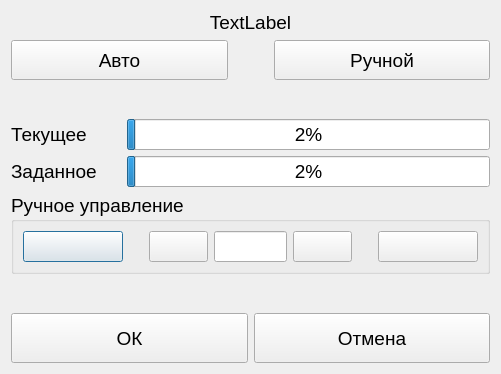
<?xml version="1.0" encoding="UTF-8"?>
<ui version="4.0">
 <class>ConfigValveDialog</class>
 <widget class="QDialog" name="ConfigValveDialog">
  <property name="geometry">
   <rect>
    <x>0</x>
    <y>0</y>
    <width>501</width>
    <height>374</height>
   </rect>
  </property>
  <property name="font">
   <font>
    <pointsize>14</pointsize>
   </font>
  </property>
  <property name="windowTitle">
   <string>Dialog</string>
  </property>
  <layout class="QGridLayout" name="gridLayout">
   <item row="4" column="0">
    <widget class="QLabel" name="label_3">
     <property name="maximumSize">
      <size>
       <width>110</width>
       <height>16777215</height>
      </size>
     </property>
     <property name="text">
      <string>Заданное</string>
     </property>
    </widget>
   </item>
   <item row="2" column="0">
    <spacer name="verticalSpacer_3">
     <property name="orientation">
      <enum>Qt::Vertical</enum>
     </property>
     <property name="sizeHint" stdset="0">
      <size>
       <width>20</width>
       <height>40</height>
      </size>
     </property>
    </spacer>
   </item>
   <item row="3" column="1" colspan="2">
    <widget class="QProgressBar" name="barCurrent">
     <property name="maximum">
      <number>1000</number>
     </property>
     <property name="value">
      <number>24</number>
     </property>
    </widget>
   </item>
   <item row="3" column="0">
    <widget class="QLabel" name="label_2">
     <property name="text">
      <string>Текущее</string>
     </property>
    </widget>
   </item>
   <item row="4" column="1" colspan="2">
    <widget class="QProgressBar" name="barSetPoint">
     <property name="maximum">
      <number>1000</number>
     </property>
     <property name="value">
      <number>24</number>
     </property>
    </widget>
   </item>
   <item row="5" column="0" colspan="3">
    <widget class="QGroupBox" name="grpManual">
     <property name="title">
      <string>Ручное управление</string>
     </property>
     <layout class="QHBoxLayout" name="horizontalLayout_4">
      <item>
       <layout class="QHBoxLayout" name="horizontalLayout_3">
        <item>
         <widget class="QPushButton" name="btnClose">
          <property name="minimumSize">
           <size>
            <width>100</width>
            <height>0</height>
           </size>
          </property>
          <property name="text">
           <string/>
          </property>
          <property name="icon">
           <iconset resource="../../Resources.qrc">
            <normaloff>:/Images/close_door.png</normaloff>:/Images/close_door.png</iconset>
          </property>
          <property name="iconSize">
           <size>
            <width>42</width>
            <height>42</height>
           </size>
          </property>
         </widget>
        </item>
        <item>
         <spacer name="horizontalSpacer">
          <property name="orientation">
           <enum>Qt::Horizontal</enum>
          </property>
          <property name="sizeType">
           <enum>QSizePolicy::Fixed</enum>
          </property>
          <property name="sizeHint" stdset="0">
           <size>
            <width>20</width>
            <height>20</height>
           </size>
          </property>
         </spacer>
        </item>
        <item>
         <widget class="QPushButton" name="btnMinus">
          <property name="text">
           <string/>
          </property>
          <property name="icon">
           <iconset resource="../../Resources.qrc">
            <normaloff>:/Images/minus.png</normaloff>:/Images/minus.png</iconset>
          </property>
          <property name="iconSize">
           <size>
            <width>42</width>
            <height>42</height>
           </size>
          </property>
         </widget>
        </item>
        <item>
         <widget class="QClickableLineEdit" name="txtManualValue"/>
        </item>
        <item>
         <widget class="QPushButton" name="btnPlus">
          <property name="text">
           <string/>
          </property>
          <property name="icon">
           <iconset resource="../../Resources.qrc">
            <normaloff>:/Images/plus.png</normaloff>:/Images/plus.png</iconset>
          </property>
          <property name="iconSize">
           <size>
            <width>42</width>
            <height>42</height>
           </size>
          </property>
         </widget>
        </item>
        <item>
         <spacer name="horizontalSpacer_2">
          <property name="orientation">
           <enum>Qt::Horizontal</enum>
          </property>
          <property name="sizeType">
           <enum>QSizePolicy::Fixed</enum>
          </property>
          <property name="sizeHint" stdset="0">
           <size>
            <width>20</width>
            <height>20</height>
           </size>
          </property>
         </spacer>
        </item>
        <item>
         <widget class="QPushButton" name="btnOpen">
          <property name="minimumSize">
           <size>
            <width>100</width>
            <height>0</height>
           </size>
          </property>
          <property name="text">
           <string/>
          </property>
          <property name="icon">
           <iconset resource="../../Resources.qrc">
            <normaloff>:/Images/open_door.png</normaloff>:/Images/open_door.png</iconset>
          </property>
          <property name="iconSize">
           <size>
            <width>42</width>
            <height>42</height>
           </size>
          </property>
         </widget>
        </item>
       </layout>
      </item>
     </layout>
    </widget>
   </item>
   <item row="7" column="0" colspan="3">
    <layout class="QHBoxLayout" name="horizontalLayout_2">
     <item>
      <widget class="QPushButton" name="btnAccept">
       <property name="minimumSize">
        <size>
         <width>0</width>
         <height>50</height>
        </size>
       </property>
       <property name="maximumSize">
        <size>
         <width>16777215</width>
         <height>50</height>
        </size>
       </property>
       <property name="text">
        <string>ОК</string>
       </property>
       <property name="icon">
        <iconset resource="../../Resources.qrc">
         <normaloff>:/Images/ok.png</normaloff>:/Images/ok.png</iconset>
       </property>
       <property name="iconSize">
        <size>
         <width>42</width>
         <height>42</height>
        </size>
       </property>
      </widget>
     </item>
     <item>
      <widget class="QPushButton" name="btnReject">
       <property name="minimumSize">
        <size>
         <width>0</width>
         <height>50</height>
        </size>
       </property>
       <property name="maximumSize">
        <size>
         <width>16777215</width>
         <height>50</height>
        </size>
       </property>
       <property name="text">
        <string>Отмена</string>
       </property>
       <property name="icon">
        <iconset resource="../../Resources.qrc">
         <normaloff>:/Images/delete.png</normaloff>:/Images/delete.png</iconset>
       </property>
       <property name="iconSize">
        <size>
         <width>42</width>
         <height>42</height>
        </size>
       </property>
      </widget>
     </item>
    </layout>
   </item>
   <item row="6" column="0">
    <spacer name="verticalSpacer">
     <property name="orientation">
      <enum>Qt::Vertical</enum>
     </property>
     <property name="sizeHint" stdset="0">
      <size>
       <width>20</width>
       <height>40</height>
      </size>
     </property>
    </spacer>
   </item>
   <item row="1" column="0" colspan="3">
    <layout class="QHBoxLayout" name="horizontalLayout">
     <item>
      <widget class="QPushButton" name="btnAuto">
       <property name="minimumSize">
        <size>
         <width>100</width>
         <height>40</height>
        </size>
       </property>
       <property name="maximumSize">
        <size>
         <width>16000</width>
         <height>40</height>
        </size>
       </property>
       <property name="text">
        <string>Авто</string>
       </property>
       <property name="checkable">
        <bool>true</bool>
       </property>
       <property name="autoExclusive">
        <bool>true</bool>
       </property>
      </widget>
     </item>
     <item>
      <spacer name="horizontalSpacer_3">
       <property name="orientation">
        <enum>Qt::Horizontal</enum>
       </property>
       <property name="sizeType">
        <enum>QSizePolicy::Fixed</enum>
       </property>
       <property name="sizeHint" stdset="0">
        <size>
         <width>40</width>
         <height>20</height>
        </size>
       </property>
      </spacer>
     </item>
     <item>
      <widget class="QPushButton" name="btnManual">
       <property name="minimumSize">
        <size>
         <width>100</width>
         <height>40</height>
        </size>
       </property>
       <property name="maximumSize">
        <size>
         <width>16000</width>
         <height>40</height>
        </size>
       </property>
       <property name="text">
        <string>Ручной</string>
       </property>
       <property name="iconSize">
        <size>
         <width>32</width>
         <height>32</height>
        </size>
       </property>
       <property name="checkable">
        <bool>true</bool>
       </property>
       <property name="autoExclusive">
        <bool>true</bool>
       </property>
      </widget>
     </item>
    </layout>
   </item>
   <item row="0" column="0" colspan="3">
    <widget class="QLabel" name="lblTitle">
     <property name="text">
      <string>TextLabel</string>
     </property>
     <property name="alignment">
      <set>Qt::AlignCenter</set>
     </property>
    </widget>
   </item>
  </layout>
 </widget>
 <customwidgets>
  <customwidget>
   <class>QClickableLineEdit</class>
   <extends>QLineEdit</extends>
   <header location="global">Controls/qclickablelineedit.h</header>
  </customwidget>
 </customwidgets>
 <resources>
  <include location="../../Resources.qrc"/>
 </resources>
 <connections/>
</ui>
